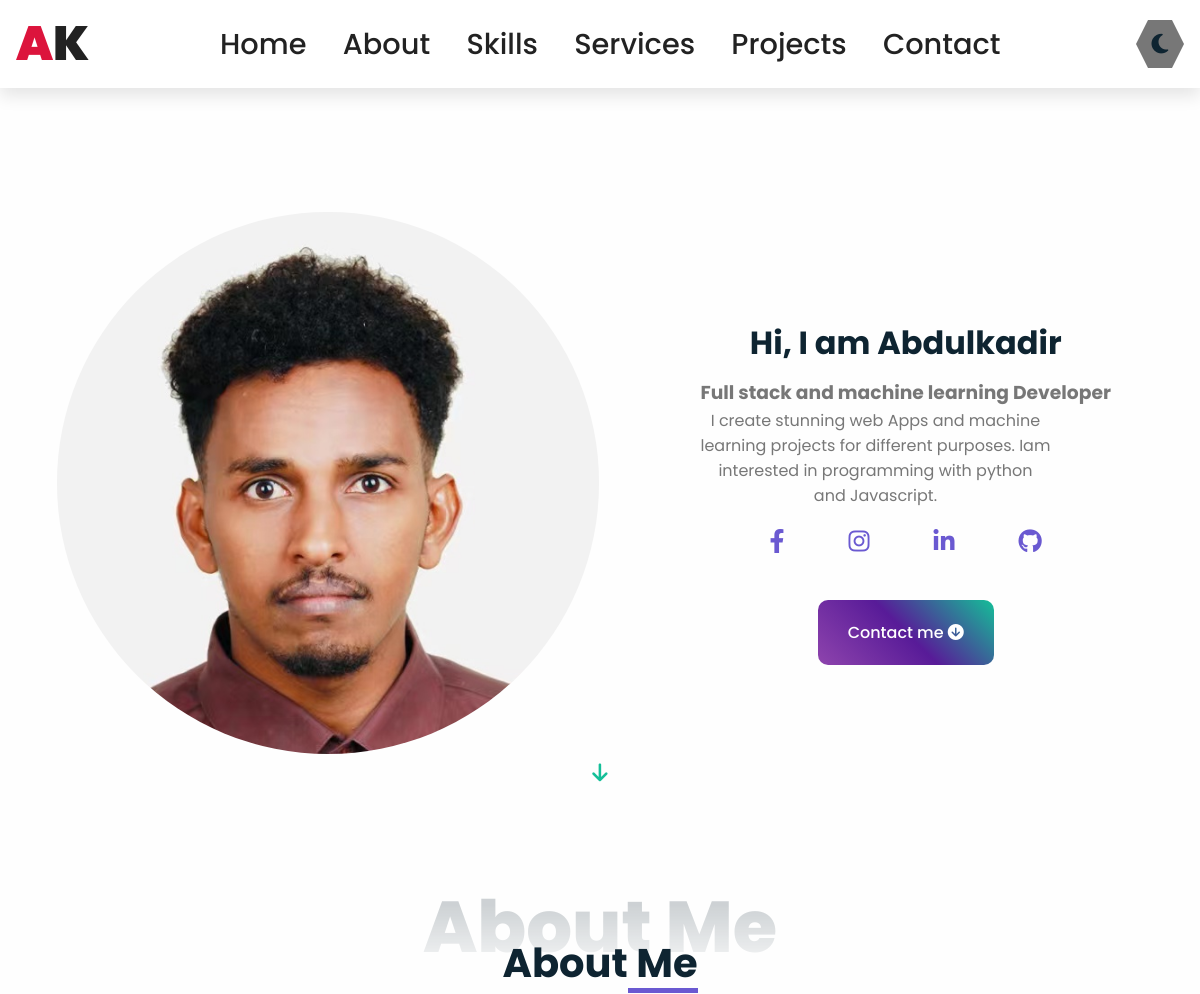
Before: / (upper part) with the older database file.
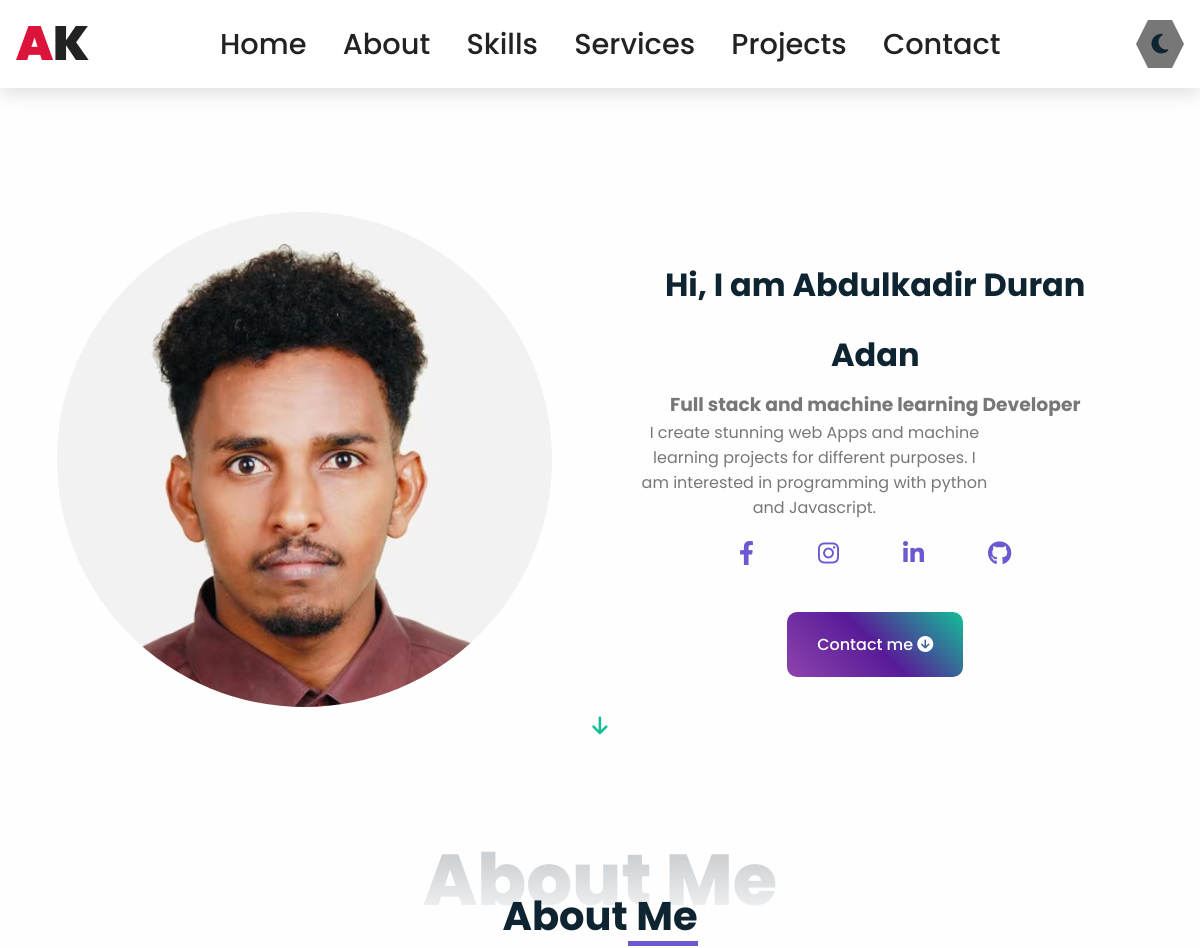
After: the same page with the newer database file.
### App/models.py (models this page shows, shortened)
class Home(models.Model):
    img = models.ImageField()
    name = models.CharField(max_length=250)
    title = models.CharField(max_length=250)
    text = models.TextField(max_length=500)

### App/views.py (the view, shortened to what this page needs)
# urls.py: path('', views.index, name='home'),
def index(request):
    home = Home.objects.all()
    texts = About.objects.all()
    projectsML = ProjectsML.objects.all()
    projectswebs = ProjectsWeb.objects.all()
    projects = Projects.objects.all()
    if request.method == "GET":
        form = ContactForm()
    return render(request, 'index.html', {'homeInfo':home, 'aboutInfo': texts, 'ProjectsML': projectsML,
    'projectswebs': projectswebs, 'projectboxes': projects, 'form': form
    })

### App/templates/index.html (shortened to what this page needs)
{% load static %}
<!DOCTYPE html>
<html lang="en">
<head>
    <link rel="stylesheet" href="{% static 'css/style.css' %}">
    <link rel="stylesheet" href="{% static 'css/magnific-popup.css' %}">
    <link rel="stylesheet" href="https://cdnjs.cloudflare.com/ajax/libs/font-awesome/6.2.1/css/all.min.css" />
</head>
<body>
    <header class="header">
        <a href="#" class="logo">A<span>K</span></a>
        <nav class="navbar">
            <a href="#home">home</a>
            <a href="#about">about</a>
            <a href="#skills">Skills</a>
            <a href="#services">Services</a>
            <a href="#projects">projects</a>
            <a href="#contact">contact</a>
        </nav>
        <div class="icons">
            <div class="theme-btn flex-center">
                <i class="fas fa-moon"></i>
                </div>
            </div>
        </header>
    <section class="home" id="home">
        {% for text in homeInfo %}
            <div class="home-container">
                <div class="home-image">
                    <img src="{{text.img.url}}" alt="">
                </div>
                <div class="info">
                    <h2>{{text.name}}</h2>
                    <h3>{{text.title}}</h3>
                    <p>{{text.text}}</p>
                    <div class="icons">
                        <a  href="https://www.facebook.com/profile.php?id=100070414443569" target="_blank"><i class="fab fa-facebook-f"></i> </a>
                        <a href="https://instagram.com/ai.abdulkadir.io?igshid=OGQ5ZDc2ODk2ZA==" target="_blank"><i class="fab fa-instagram"></i></a>
                        <a href="https://www.linkedin.com/in/abdulkadir-duran-adan-24b000238?lipi=urn%3Ali%3Apage%3Ad_flagship3_profile_view_base_contact_details%3B8AetZ%2B%2FsTD63tBosExx0Vw%3D%3D" target="_blank"><i class="fab fa-linkedin-in"></i></a>
                        <a href="https://github.com/Abdulkadir-Duran" target="_blank"><i class="fab fa-github"></i></a>
                    </div>
                    <a href="#contact" class="btn">Contact me <i class="fas fa-arrow-circle-down"></i></a>
                </div>
            </div>
        {% endfor %}
        <div class="scroll">
            <a href="#about" class="scroll-down"> <i class="fas fa-arrow-down"></i></a>
        </div>
    </section>
        <section class="about" id="about">
            <div class="about-container flex-center">
                <h1 class="section-title-01">About Me</h1>
                <h2 class="section-title-02">About Me</h2>
            </div>
            </section>
</body>
</html>

Changed rows visible on the page:
changed Home "Full stack and machine learning Developer": name "Hi, I am Abdulkadir" → "Hi, I am Abdulkadir Duran Adan"; text "I create stunning web Apps and machine learning projects for different purposes. Iam interested in programming with python and Javascript." → "I create stunning web Apps and machine learning projects for different purposes. I am interested in programming with python and Javascript."
